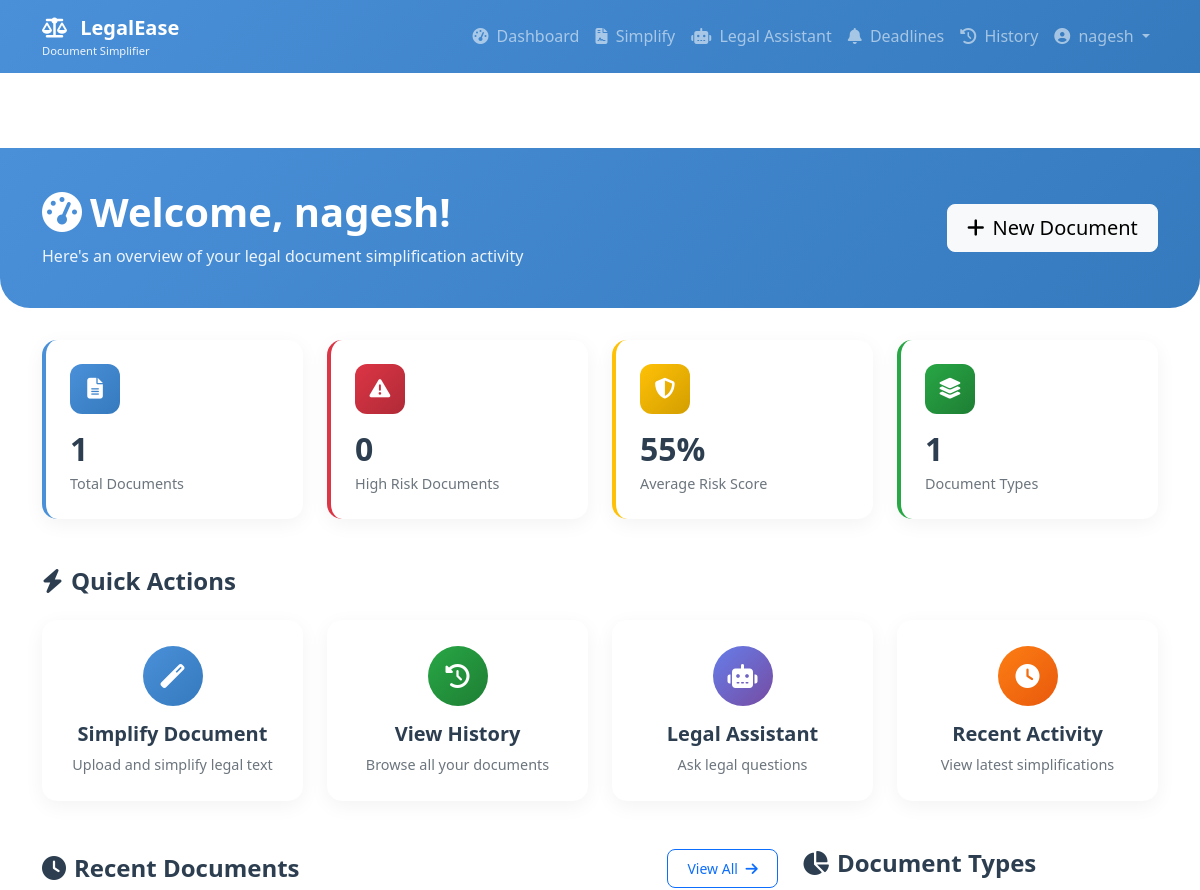
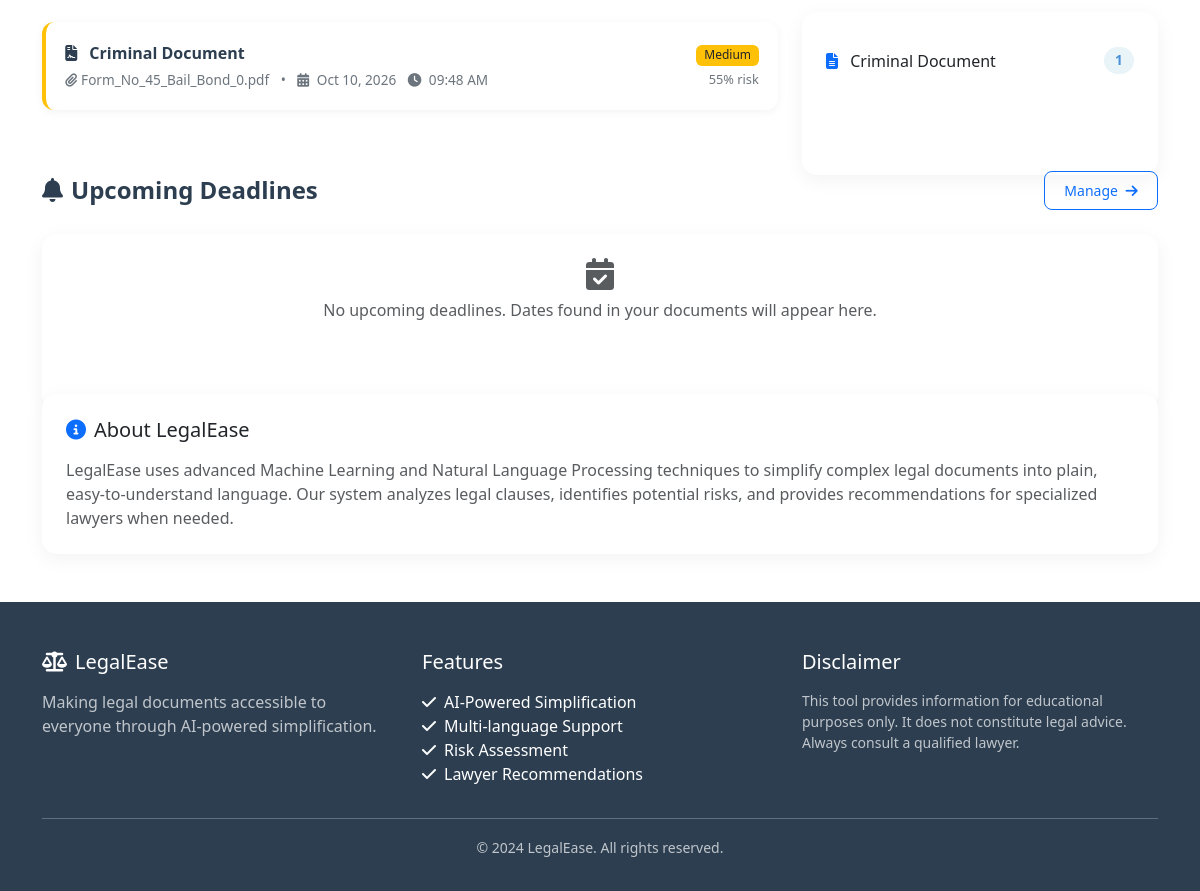
The page /dashboard (signed in) on the database its author committed (2 pictures, top to bottom).
### app.py (models this page shows)
class User(UserMixin, db.Model):
    id = db.Column(db.Integer, primary_key=True)
    username = db.Column(db.String(80), unique=True, nullable=False)
    email = db.Column(db.String(120), unique=True, nullable=False)
    password_hash = db.Column(db.String(200), nullable=False)
    created_at = db.Column(db.DateTime, default=get_current_time)
    documents = db.relationship('Document', backref='user', lazy=True)
    legal_queries = db.relationship('LegalQuery', backref='user', lazy=True)

class Document(db.Model):
    id = db.Column(db.Integer, primary_key=True)
    user_id = db.Column(db.Integer, db.ForeignKey('user.id'), nullable=False)
    original_text = db.Column(db.Text, nullable=False)
    simplified_text = db.Column(db.Text)
    risk_score = db.Column(db.Float)
    risk_level = db.Column(db.String(20))
    document_type = db.Column(db.String(50))
    created_at = db.Column(db.DateTime, default=get_current_time)
    language = db.Column(db.String(10), default='en')
    filename = db.Column(db.String(200))
    file_type = db.Column(db.String(50))
    clauses = db.relationship('Clause', backref='document', lazy=True)
    sections = db.relationship('LegalSection', backref='document', lazy=True)

### app.py (the view)
@app.route('/dashboard')
@login_required
def dashboard():
    documents = Document.query.filter_by(user_id=current_user.id).order_by(Document.created_at.desc()).all()
    total_docs = len(documents)
    high_risk_docs = sum(1 for doc in documents if doc.risk_level == 'High')
    avg_risk = sum(doc.risk_score or 0 for doc in documents) / total_docs if total_docs > 0 else 0
    doc_types = {}
    for doc in documents:
        if doc.document_type:
            doc_types[doc.document_type] = doc_types.get(doc.document_type, 0) + 1
    upcoming = [d.to_dict() for d in Deadline.query.filter_by(user_id=current_user.id, is_done=False)
                .filter(Deadline.due_date.isnot(None)).order_by(Deadline.due_date).all()]
    upcoming = [d for d in upcoming if d['status'] != 'past'][:6]
    return render_template('dashboard.html', documents=documents, total_docs=total_docs,
                         high_risk_docs=high_risk_docs, avg_risk=avg_risk, doc_types=doc_types,
                         upcoming_deadlines=upcoming)

### templates/dashboard.html (shortened to what this page needs)
{% extends "base.html" %}
{% block content %}
<div class="dashboard-header">
    <div class="container">
        <div class="row align-items-center">
            <div class="col-md-8 welcome-text">
                <h1><i class="fas fa-tachometer-alt me-2"></i>Welcome, {{ current_user.username }}!</h1>
                <p>Here's an overview of your legal document simplification activity</p>
            </div>
            <div class="col-md-4 text-md-end mt-3 mt-md-0">
                <a href="{{ url_for('simplify') }}" class="btn btn-light btn-lg">
                    <i class="fas fa-plus me-2"></i>New Document
                </a>
            </div>
        </div>
    </div>
</div>
<div class="container">
    <div class="row g-4 mb-5">
        <div class="col-md-3 col-sm-6">
            <div class="stat-card total">
                <div class="stat-icon blue">
                    <i class="fas fa-file-alt"></i>
                </div>
                <h3>{{ total_docs }}</h3>
                <p>Total Documents</p>
            </div>
        </div>
        <div class="col-md-3 col-sm-6">
            <div class="stat-card high-risk">
                <div class="stat-icon red">
                    <i class="fas fa-exclamation-triangle"></i>
                </div>
                <h3>{{ high_risk_docs }}</h3>
                <p>High Risk Documents</p>
            </div>
        </div>
        <div class="col-md-3 col-sm-6">
            <div class="stat-card avg-risk">
                <div class="stat-icon yellow">
                    <i class="fas fa-shield-alt"></i>
                </div>
                <h3>{{ "%.0f"|format(avg_risk * 100) }}%</h3>
                <p>Average Risk Score</p>
            </div>
        </div>
        <div class="col-md-3 col-sm-6">
            <div class="stat-card types">
                <div class="stat-icon green">
                    <i class="fas fa-layer-group"></i>
                </div>
                <h3>{{ doc_types|length }}</h3>
                <p>Document Types</p>
            </div>
        </div>
    </div>
    <h4 class="section-title">
        <span><i class="fas fa-bolt me-2"></i>Quick Actions</span>
    </h4>
    <div class="row g-4 mb-5">
        <div class="col-md-3 col-sm-6">
            <a href="{{ url_for('simplify') }}" class="quick-action">
                <div class="icon blue"><i class="fas fa-magic"></i></div>
                <h5>Simplify Document</h5>
                <p>Upload and simplify legal text</p>
            </a>
        </div>
        <div class="col-md-3 col-sm-6">
            <a href="{{ url_for('history') }}" class="quick-action">
                <div class="icon green"><i class="fas fa-history"></i></div>
                <h5>View History</h5>
                <p>Browse all your documents</p>
            </a>
        </div>
        <div class="col-md-3 col-sm-6">
            <a href="{{ url_for('chatbot') }}" class="quick-action">
                <div class="icon purple"><i class="fas fa-robot"></i></div>
                <h5>Legal Assistant</h5>
                <p>Ask legal questions</p>
            </a>
        </div>
        <div class="col-md-3 col-sm-6">
            <a href="#recent" class="quick-action">
                <div class="icon orange"><i class="fas fa-clock"></i></div>
                <h5>Recent Activity</h5>
                <p>View latest simplifications</p>
            </a>
        </div>
    </div>
    <div class="row g-4 mb-5">
        <div class="col-lg-8" id="recent">
            <h4 class="section-title">
                <span><i class="fas fa-clock me-2"></i>Recent Documents</span>
                <a href="{{ url_for('history') }}" class="btn btn-sm btn-outline-primary">
                    View All <i class="fas fa-arrow-right ms-1"></i>
                </a>
            </h4>
            {% if documents %}
                {% for doc in documents[:5] %}
                <a href="{{ url_for('view_document', doc_id=doc.id) }}" class="text-decoration-none">
                    <div class="recent-doc
                        {% if doc.risk_level == 'High' %}risk-high
                        {% elif doc.risk_level == 'Medium' %}risk-medium
                        {% else %}risk-low{% endif %}">
                        <div class="d-flex justify-content-between align-items-start">
                            <div class="flex-grow-1">
                                <div class="doc-title">
                                    <i class="fas fa-file-contract me-2"></i>
                                    {{ doc.document_type or 'General Document' }}
                                </div>
                                <div class="doc-meta">
                                    {% if doc.filename %}
                                    <i class="fas fa-paperclip me-1"></i>{{ doc.filename }}
                                    {% else %}
                                    <i class="fas fa-paste me-1"></i>Pasted Text
                                    {% endif %}
                                    <span class="mx-2">•</span>
                                    <i class="fas fa-calendar-alt me-1"></i>
                                    {{ doc.created_at.strftime('%b %d, %Y') }}
                                    <i class="fas fa-clock ms-2 me-1"></i>
                                    {{ doc.created_at.strftime('%I:%M %p') }}
                                </div>
                            </div>
                            <div class="text-end">
                                <span class="badge
                                    {% if doc.risk_level == 'Low' %}bg-success
                                    {% elif doc.risk_level == 'Medium' %}bg-warning text-dark
                                    {% else %}bg-danger{% endif %}">
                                    {{ doc.risk_level }}
                                </span>
                                <div class="time-info mt-1">
                                    {{ "%.0f"|format((doc.risk_score or 0) * 100) }}% risk
                                </div>
                            </div>
                        </div>
                    </div>
                </a>
                {% endfor %}
            {% endif %}
        </div>
        <div class="col-lg-4">
            <h4 class="section-title">
                <span><i class="fas fa-chart-pie me-2"></i>Document Types</span>
            </h4>
            <div class="chart-container">
                {% if doc_types %}
                    {% for doc_type, count in doc_types.items() %}
                    <div class="doc-type-item">
                        <span>
                            <i class="fas fa-file-alt me-2 text-primary"></i>
                            {{ doc_type }}
                        </span>
                        <span class="doc-type-count">{{ count }}</span>
                    </div>
                    {% endfor %}
                {% else %}
                    <div class="text-center py-4">
                        <i class="fas fa-chart-pie fa-3x text-muted mb-3"></i>
                        <p class="text-muted">No data available yet</p>
                    </div>
                {% endif %}
            </div>
        </div>
    </div>
    <div class="row mb-5">
        <div class="col-12">
            <h4 class="section-title">
                <span><i class="fas fa-bell me-2"></i>Upcoming Deadlines</span>
                <a href="{{ url_for('deadlines_page') }}" class="btn btn-sm btn-outline-primary">Manage <i class="fas fa-arrow-right ms-1"></i></a>
            </h4>
            {% if upcoming_deadlines %}
            <div class="row g-3">
                {% for d in upcoming_deadlines %}
                <div class="col-md-6 col-lg-4">
                    <div class="recent-doc {% if d.status in ['overdue','urgent'] %}risk-high{% elif d.status == 'soon' %}risk-medium{% else %}risk-low{% endif %} mb-0">
                        <div class="d-flex justify-content-between align-items-start">
                            <div>
                                <div class="doc-title">{{ d.title }}</div>
                                <div class="doc-meta"><i class="fas fa-calendar-alt me-1"></i>{{ d.due_date }}</div>
                            </div>
                            <span class="badge {% if d.status in ['overdue','urgent'] %}bg-danger{% elif d.status == 'soon' %}bg-warning text-dark{% else %}bg-primary{% endif %}">
                                {% if d.days_left < 0 %}{{ -d.days_left }}d overdue{% elif d.days_left == 0 %}Today{% else %}{{ d.days_left }}d left{% endif %}
                            </span>
                        </div>
                    </div>
                </div>
                {% endfor %}
            </div>
            {% else %}
            <div class="chart-container text-center text-muted"><i class="fas fa-calendar-check fa-2x mb-2"></i><p class="mb-0">No upcoming deadlines. Dates found in your documents will appear here.</p></div>
            {% endif %}
        </div>
    </div>
    <div class="row mb-5">
        <div class="col-12">
            <div class="chart-container">
                <h5 class="mb-3"><i class="fas fa-info-circle me-2 text-primary"></i>About LegalEase</h5>
                <p class="text-muted mb-0">
                    LegalEase uses advanced Machine Learning and Natural Language Processing techniques to simplify
                    complex legal documents into plain, easy-to-understand language. Our system analyzes legal clauses,
                    identifies potential risks, and provides recommendations for specialized lawyers when needed.
                </p>
            </div>
        </div>
    </div>
</div>
{% endblock %}

### templates/base.html (shortened to what this page needs)
<!DOCTYPE html>
<html lang="en">
<head>
    <link href="https://cdn.jsdelivr.net/npm/bootstrap@5.3.0/dist/css/bootstrap.min.css" rel="stylesheet">
    <link rel="stylesheet" href="https://cdnjs.cloudflare.com/ajax/libs/font-awesome/6.4.0/css/all.min.css">
    <link rel="stylesheet" href="{{ url_for('static', filename='css/style.css') }}">
</head>
<body>
    <nav class="navbar navbar-expand-lg navbar-dark bg-primary-custom fixed-top">
        <div class="container">
            <a class="navbar-brand" href="{{ url_for('index') }}">
                <i class="fas fa-balance-scale me-2"></i>
                <span class="fw-bold">LegalEase</span>
                <small class="d-block" style="font-size: 0.7rem; opacity: 0.9;">Document Simplifier</small>
            </a>
            <div class="collapse navbar-collapse" id="navbarNav">
                <ul class="navbar-nav ms-auto">
                    {% if current_user.is_authenticated %}
                        <li class="nav-item">
                            <a class="nav-link" href="{{ url_for('dashboard') }}">
                                <i class="fas fa-tachometer-alt me-1"></i> Dashboard
                            </a>
                        </li>
                        <li class="nav-item">
                            <a class="nav-link" href="{{ url_for('simplify') }}">
                                <i class="fas fa-file-contract me-1"></i> Simplify
                            </a>
                        </li>
                        <li class="nav-item">
                            <a class="nav-link" href="{{ url_for('chatbot') }}">
                                <i class="fas fa-robot me-1"></i> Legal Assistant
                            </a>
                        </li>
                        <li class="nav-item">
                            <a class="nav-link" href="{{ url_for('deadlines_page') }}">
                                <i class="fas fa-bell me-1"></i> Deadlines
                            </a>
                        </li>
                        <li class="nav-item">
                            <a class="nav-link" href="{{ url_for('history') }}">
                                <i class="fas fa-history me-1"></i> History
                            </a>
                        </li>
                        <li class="nav-item dropdown">
                            <a class="nav-link dropdown-toggle" href="#" data-bs-toggle="dropdown">
                                <i class="fas fa-user-circle me-1"></i> {{ current_user.username }}
                            </a>
                        </li>
                    {% endif %}
                </ul>
            </div>
        </div>
    </nav>
    <div class="container mt-5 pt-4">
    </div>
    <main>
        {% block content %}{% endblock %}
    </main>
    <footer class="footer-custom mt-5">
        <div class="container">
            <div class="row">
                <div class="col-md-4">
                    <h5><i class="fas fa-balance-scale me-2"></i>LegalEase</h5>
                    <p class="text-muted">Making legal documents accessible to everyone through AI-powered simplification.</p>
                </div>
                <div class="col-md-4">
                    <h5>Features</h5>
                    <ul class="list-unstyled">
                        <li><i class="fas fa-check me-2"></i>AI-Powered Simplification</li>
                        <li><i class="fas fa-check me-2"></i>Multi-language Support</li>
                        <li><i class="fas fa-check me-2"></i>Risk Assessment</li>
                        <li><i class="fas fa-check me-2"></i>Lawyer Recommendations</li>
                    </ul>
                </div>
                <div class="col-md-4">
                    <h5>Disclaimer</h5>
                    <p class="text-muted small">
                        This tool provides information for educational purposes only.
                        It does not constitute legal advice. Always consult a qualified lawyer.
                    </p>
                </div>
            </div>
            <hr>
            <div class="text-center text-muted">
                <small>&copy; 2024 LegalEase. All rights reserved.</small>
            </div>
        </div>
    </footer>
</body>
</html>

### rows shown on the page
User: username "nagesh"
Document: document_type "Criminal Document", filename "Form_No_45_Bail_Bond_0.pdf", created_at "Oct 10, 2026", created_at "09:48 AM", risk_level "Medium", (doc.risk_scoreor0)*100 "55", count "1"

### other values the page prints
{{ total_docs }} "1"
{{ high_risk_docs }} "0"
{{ "%.0f"|format(avg_risk * 100) }} "55"
{{ doc_types|length }} "1"
